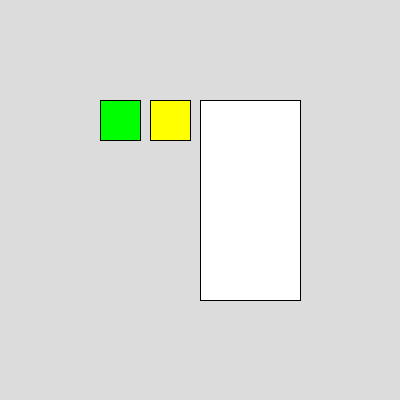
Frame 1 (no input)
Frame 60 (the mouse pressed at the canvas centre just before this capture): identical to frame 1, image omitted
Frame 120 (the mouse held since frame 60 and released just before this capture): identical to frame 1, image omitted

The Processing sketch that drew this single still picture (run headless with seeded random() and noise(); from frame 60 on, the mouse is pressed at the canvas centre):

// Processing sketch: MOUSE_DRAGED
// ── MOUSE_DRAGED.pde
int posX = 100;
int posY = 100;
int posX2 = 150;
int posY2 = 100;
int rectSeleccionado = 1;

void setup() {
  size(400, 400);
}

void draw() {
  background(220);
  fill(255);
  rect(200, 100, 100, 200);
  if(posX>200 && posX<300 && posY>100 && posY<300){
    fill(255, 0, 0);
  }else{
    fill(0,255,0);
  }
 
  rect(posX, posY, 40, 40);
  fill(255, 255, 0);
  rect(posX2, posY2, 40, 40);
}
void mousePressed(){
  if(mouseX>posX2 && mouseX <posX2 +40 && mouseY>posY2 && mouseY< posY2 + 40){
     rectSeleccionado=2;
     }
  if(mouseX>posX && mouseX <posX +40 && mouseY>posY && mouseY< posY + 40){
     rectSeleccionado=1;
     }
}
void mouseDragged() {
  if (rectSeleccionado == 1) {
    posX = mouseX;
    posY = mouseY;
  } else {
    posX2 = mouseX;
    posY2 = mouseY;
  }
}
